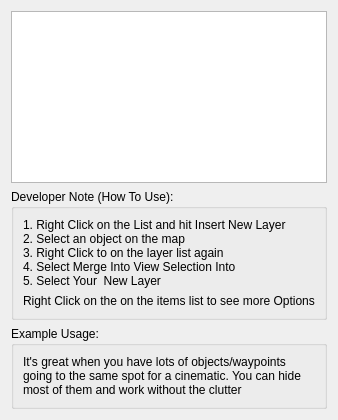
<?xml version="1.0" encoding="UTF-8"?>
<ui version="4.0">
 <class>WBQtLayersPanel</class>
 <widget class="QWidget" name="WBQtLayersPanel">
  <property name="geometry">
   <rect>
    <x>0</x>
    <y>0</y>
    <width>300</width>
    <height>420</height>
   </rect>
  </property>
  <property name="windowTitle">
   <string>Layers List</string>
  </property>
  <layout class="QVBoxLayout" name="rootLayout" stretch="1,0,0">
   <item>
    <widget class="QTreeWidget" name="tree">
     <property name="sizePolicy">
      <sizepolicy hsizetype="Preferred" vsizetype="Expanding">
       <horstretch>0</horstretch>
       <verstretch>0</verstretch>
      </sizepolicy>
     </property>
     <property name="contextMenuPolicy">
      <enum>Qt::CustomContextMenu</enum>
     </property>
     <property name="headerHidden">
      <bool>true</bool>
     </property>
     <column>
      <property name="text">
       <string notr="true">1</string>
      </property>
     </column>
    </widget>
   </item>
   <item>
    <widget class="QGroupBox" name="noteBox">
     <property name="title">
      <string>Developer Note (How To Use):</string>
     </property>
     <layout class="QVBoxLayout" name="noteLay">
      <item>
       <widget class="QLabel" name="noteText">
        <property name="text">
         <string>1. Right Click on the List and hit Insert New Layer
2. Select an object on the map
3. Right Click to on the layer list again
4. Select Merge Into View Selection Into
5. Select Your  New Layer</string>
        </property>
       </widget>
      </item>
      <item>
       <widget class="QLabel" name="noteHint">
        <property name="text">
         <string>Right Click on the on the items list to see more Options</string>
        </property>
       </widget>
      </item>
     </layout>
    </widget>
   </item>
   <item>
    <widget class="QGroupBox" name="usageBox">
     <property name="title">
      <string>Example Usage:</string>
     </property>
     <layout class="QVBoxLayout" name="usageLay">
      <item>
       <widget class="QLabel" name="usageText">
        <property name="text">
         <string>It's great when you have lots of objects/waypoints going to the same spot for a cinematic. You can hide most of them and work without the clutter</string>
        </property>
        <property name="wordWrap">
         <bool>true</bool>
        </property>
       </widget>
      </item>
     </layout>
    </widget>
   </item>
  </layout>
 </widget>
 <resources/>
 <connections/>
</ui>
